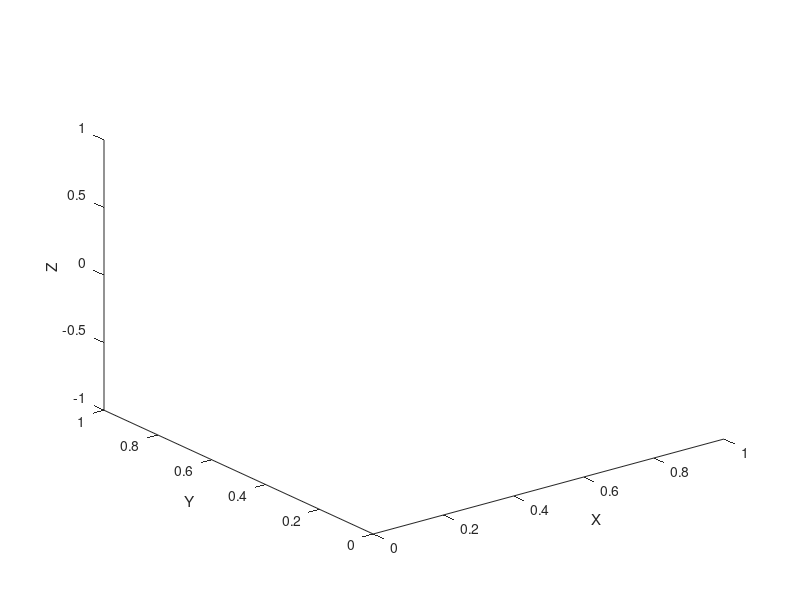

This figure's MATLAB source:
function draw_curve(varargin)
%UNTITLED3 Summary of this function goes here
%   Detailed explanation goes here

    hold on
    xlabel('X');
    ylabel('Y');
    zlabel('Z');
    view(3);
    
    for k = 1 : nargin
        curve = varargin{k};

        plot3(curve(1,:), curve(2,:),curve(3,:), '-.', 'LineWidth', 2);
    end
    hold off
end

